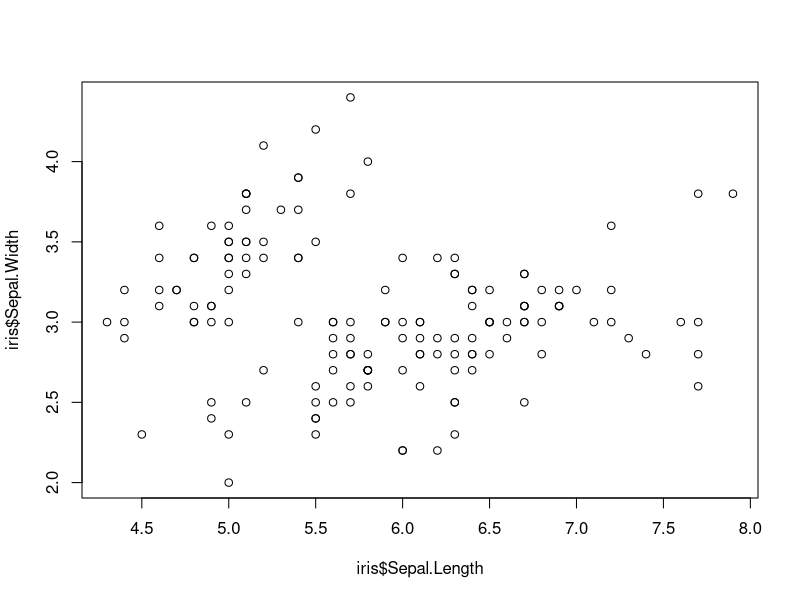
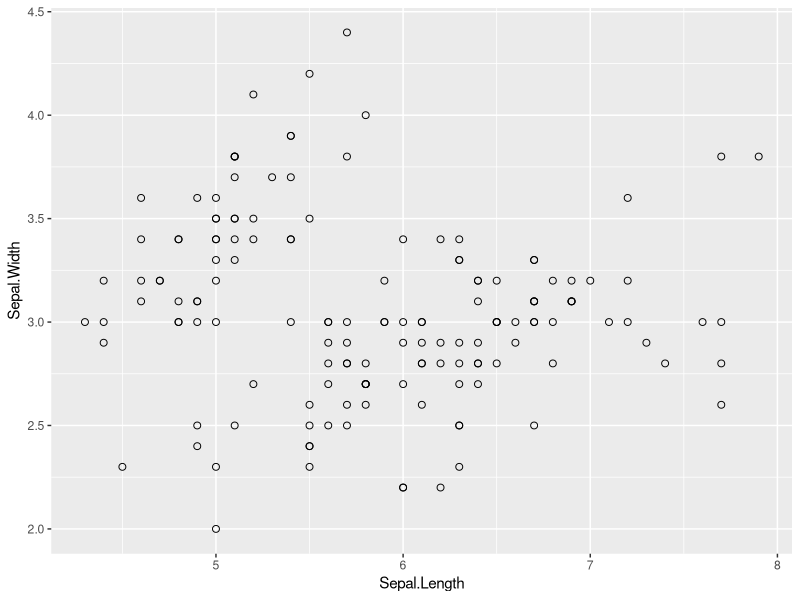
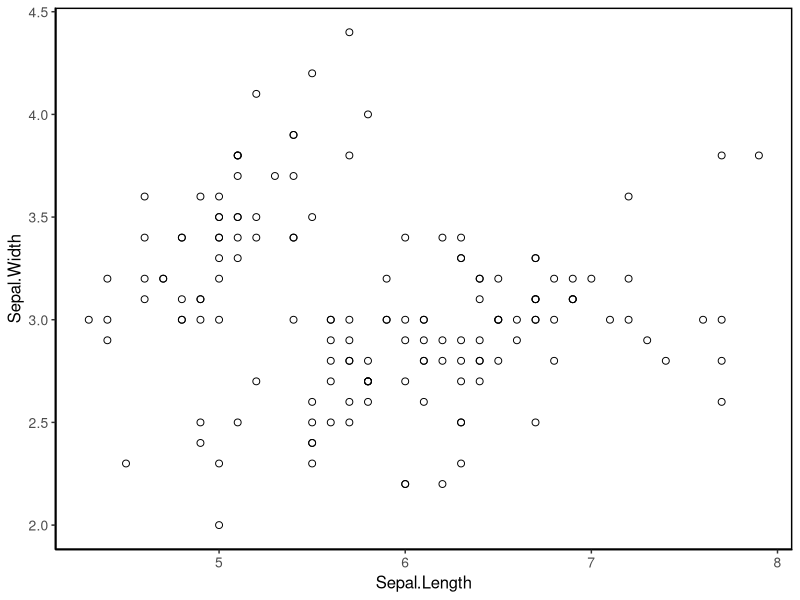
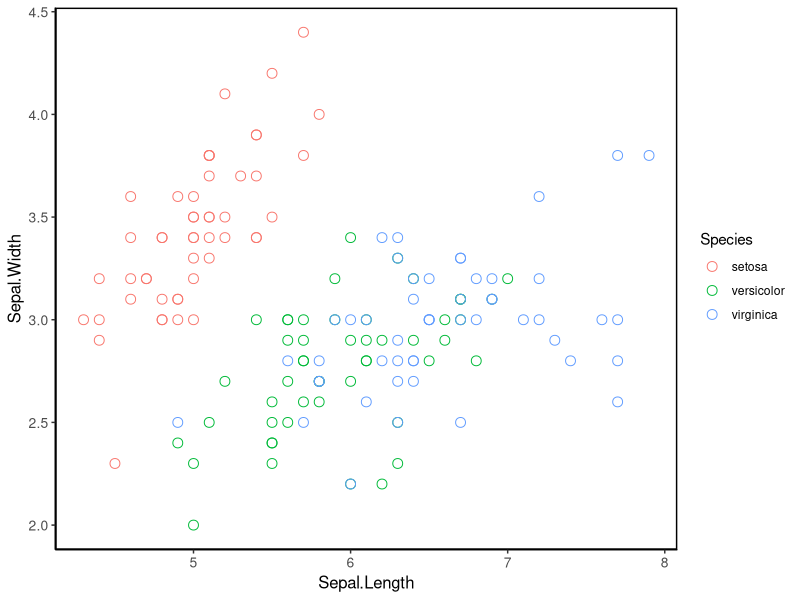

Recreate these plots in R, in order.
#use built in iris dataset
#take a look at it 
head(iris)
#load in some tidyverse packages
library(dplyr)
library(ggplot2)

#####################################
##### Part 1: for loops         #####
#####################################

#Using only data for iris versicolor
#write a for loop
#that produces a regression table
#for each of the following relationships
#1. iris  sepal length x width
#2. iris  petal length x width
#3. iris sepal length x petal length
versic <- iris[iris$Species == "versicolor",]
regs <- vector("list", 3)
x <- c("Sepal.Length","Petal.Length","Sepal.Length")
y <- c("Sepal.Width","Petal.Width","Petal.Length")
for (i in 1:3){
  fit <- lm(versic[,x[i]] ~ versic[,y[i]])
  regs[[i]] <- fit
  print(summary(fit))
}

#####################################
##### Part 2: data in dplyr     #####
#####################################

#use dplyr to join data of maximum height
#to a new iris data frame
height <- data.frame(Species = c("virginica","setosa","versicolor"),
					Height.cm = c(60,100,11.8))
iris2 <- iris %>% 
            mutate(max.height = ifelse(Species == "virginica", 
                                    height[height[1] == "virginica"][2], 
                                    ifelse(Species == "setosa",
                                    height[height[1] == "setosa"][2],
                                    height[height[1] == "versicolor"][2])))
head(iris2)

#####################################
##### Part 3: plots in ggplot2  #####
#####################################
#look at base R scatter plot
plot(iris$Sepal.Length,iris$Sepal.Width)

#3a. now make the same plot in ggplot
p1 <- ggplot(iris, aes(Sepal.Length, Sepal.Width)) + geom_point(size = 2, shape = 1)
p1

#3b. make a scatter plot with ggplot and get rid of  busy grid lines
p2 <- ggplot(iris, aes(Sepal.Length, Sepal.Width)) + geom_point(size = 2, shape = 1) + 
  theme(axis.text.y = element_text(size=10),
        axis.text.x = element_text(size=10),
        axis.title.y = element_text(size=12),
        axis.title.x = element_text(size=12),
        panel.background = element_blank(),
        panel.grid.major = element_blank(), 
        panel.grid.minor = element_blank(),
        axis.line = element_line(colour = "black"),
        panel.border = element_rect(colour = "black", fill=NA, size=1)
  )
p2

#3c.make a scatter plot with ggplot and get rid of grid lines,
#show species by color, and increase the point size
p3 <- ggplot(iris, aes(Sepal.Length, Sepal.Width)) + geom_point(shape = 1, size = 3, aes(color = Species)) + 
  theme(axis.text.y = element_text(size=10),
        axis.text.x = element_text(size=10),
        axis.title.y = element_text(size=12),
        axis.title.x = element_text(size=12),
        panel.background = element_blank(),
        panel.grid.major = element_blank(), 
        panel.grid.minor = element_blank(),
        axis.line = element_line(colour = "black"),
        panel.border = element_rect(colour = "black", fill=NA, size=1)
  )
p3

#####################################
##### Question: how did         #####
##### arguments differ between  #####
##### plot and ggplot?          #####
#####################################		